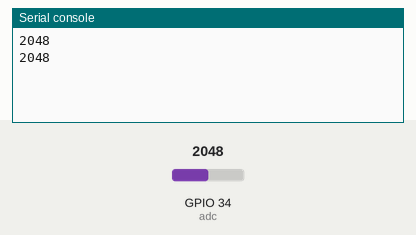
Bench run of a program on a simulated ESP32 board running MicroPython. Parts: the last lines printed to the serial console. Inputs (shaded band) come from the test bench; at power-on: GPIO 34 (adc) = 2048 (analog values on the 0–4095 scale).

Above: at 1.2 s.
1.3 s: GPIO 34 (adc) set to 2866
At 2.6 s:
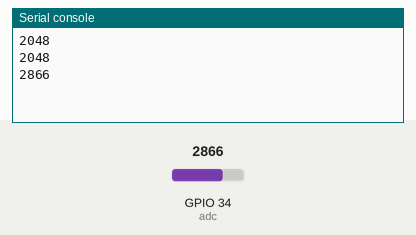
2.8 s: GPIO 34 (adc) set to 3603
At 3.8 s:
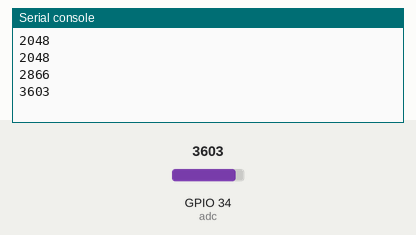
Timing chart, 0 to 5.8 s (numbered marks = the images above; inputs shaded):
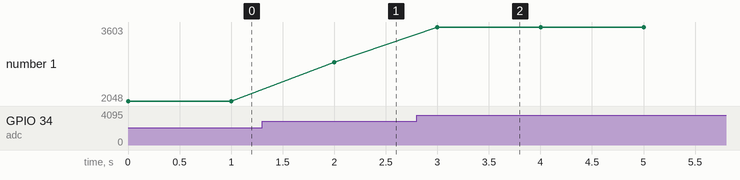

The program:

ADC_atten_11dB.py
```python
# ADC_atten_11db.py

from machine import ADC, Pin
from time import sleep

adc = ADC(Pin(34))  # create ADC object on ADC pin
adc.atten(ADC.ATTN_11DB)

while True:
  print(adc.read())   # read value, 0-1024
  sleep(1)
```

Measured:
- after the input at 1.3 s, the serial console: prints a new line after 0.70 s (image 1)
- after the input at 2.8 s, the serial console: prints a new line after 0.20 s (image 2)
- plotted number 1: 2048 → 2866 after the input at 1.3 s, 2866 → 3603 after the input at 2.8 s
